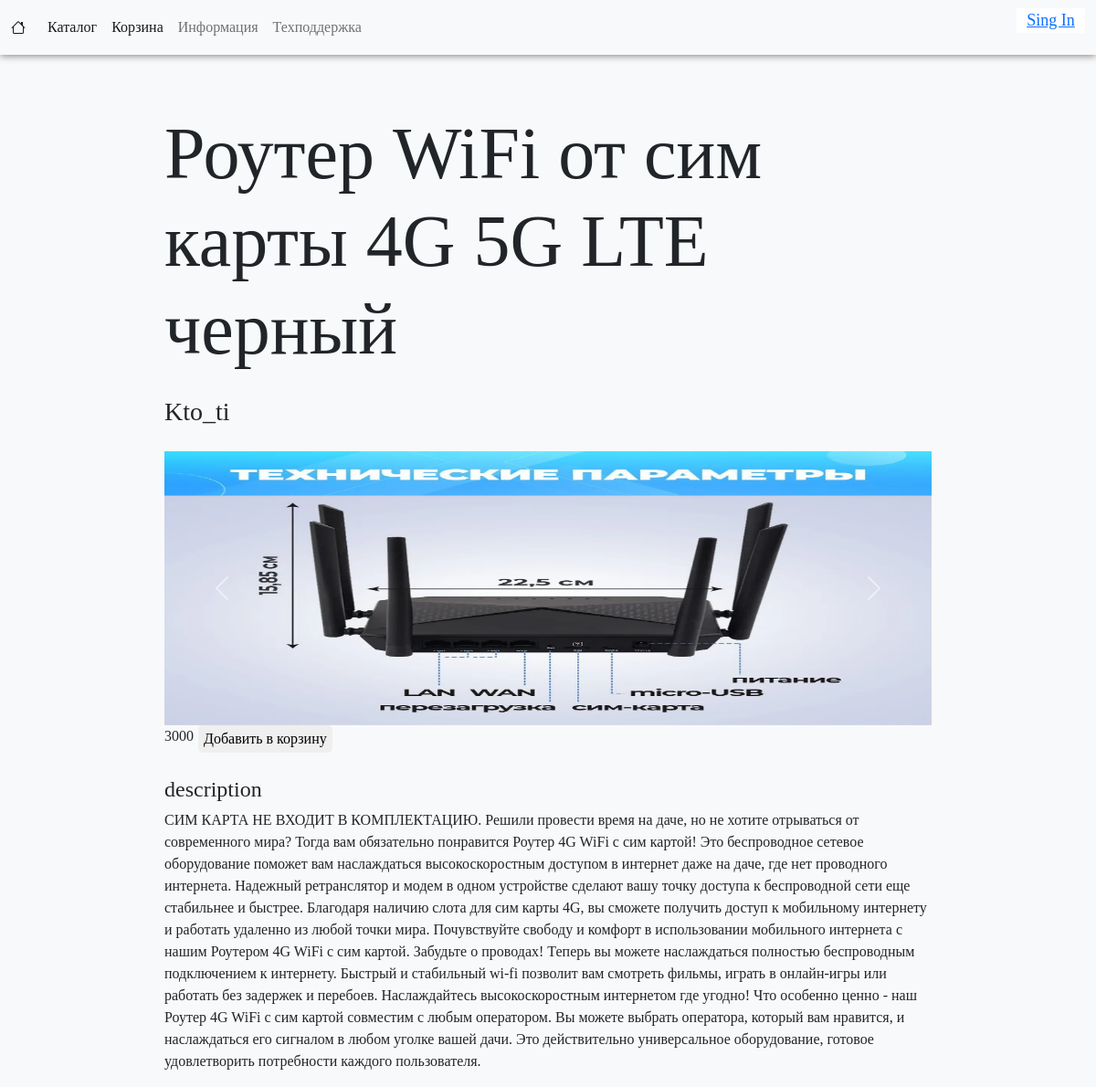
/product/5, run on the app's committed database.
### data/product.py (models this page shows)
class Products(db_session.SqlAlchemyBase):
    __tablename__ = 'products'
    id = sqlalchemy.Column(sqlalchemy.Integer,
                           primary_key=True, autoincrement=True)
    user_id = sqlalchemy.Column(sqlalchemy.Integer, sqlalchemy.ForeignKey("users.id"))
    title = sqlalchemy.Column(sqlalchemy.String, nullable=True)
    prise = sqlalchemy.Column(sqlalchemy.Integer)
    description = sqlalchemy.Column(sqlalchemy.String)
    files = sqlalchemy.Column(sqlalchemy.String,
                              index=True, unique=True, nullable=True)
    users = sqlalchemy.orm.relationship('User')

### data/users.py (models this page shows, shortened)
class User(db_session.SqlAlchemyBase, UserMixin):
    __tablename__ = 'users'
    id = sqlalchemy.Column(sqlalchemy.Integer, primary_key=True, autoincrement=True)
    name = sqlalchemy.Column(sqlalchemy.String, nullable=True)
    email = sqlalchemy.Column(sqlalchemy.String, index=True, unique=True, nullable=True)
    hashed_password = sqlalchemy.Column(sqlalchemy.String, nullable=True)
    product = sqlalchemy.orm.relationship("Products", back_populates='users')
    cart = sqlalchemy.orm.relationship("Cart", back_populates='users')

### Blueprints/BP_product.py (the view, shortened to what this page needs)
@blueprint.route('/product/<id_p>', methods=['GET', 'POST'])
def render_product(id_p):
    db_sess = create_session()
    product = db_sess.query(Products).filter(Products.id == id_p).first()
    if request.method == 'GET':
        if not product:
            return 'такого нету'
        params = {
            "title": product.title,
            'user': db_sess.query(User).filter(User.id == product.user_id).first().name,
            'price': product.prise,
            'description': product.description,
            'files': product.files.split(':')
        }
        return render_template('html_files/product.html', **params)

### data/db_session.py (called while the page is built)
def create_session() -> Session:
    global __factory
    return __factory()

### templates/html_files/product.html (shortened to what this page needs)
{% extends "html_files/base.html" %}
{% block content %}
    <link rel="stylesheet" href="../../static/css_files/css_product.css">
    <main>
            <div class="params">
                <h2>{{title}}</h2>
                <h3>{{user}}</h3>
                <div class="image_cursel">
                <div id="carouselExampleControls" class="carousel slide" data-ride="carousel">
                  <div class="carousel-inner">
                      {% for image in files %}
                          {% if loop.first %}
                                <div class="carousel-item active">
                                  <img src="../../static/img/product's_image/{{ image }}" class="d-block w-100" alt="image">
                                </div>
                          {% else %}
                                <div class="carousel-item">
                                  <img src="../../static/img/product's_image/{{ image }}" class="d-block w-100" alt="image">
                                </div>
                          {% endif %}
                        {% endfor %}
                  </div>
                  <a class="carousel-control-prev" href="#carouselExampleControls" role="button" data-slide="prev">
                    <span class="carousel-control-prev-icon" aria-hidden="true"></span>
                  </a>
                  <a class="carousel-control-next" href="#carouselExampleControls" role="button" data-slide="next">
                    <span class="carousel-control-next-icon" aria-hidden="true"></span>
                  </a>
                </div>
                <form class="buy" method="post">
                    <p>{{ price }}</p>
                    <button type="submit" name="buy">Добавить в корзину</button>
                </form>
                <h4>description</h4>
                <p>{{ description }}</p>
                </div>
            </div>
    </main>
{% endblock %}

### static/css_files/css_main.css (style rules this page uses)
body { background-color: #f8f9fa; font-family: Calibri; }
main { display: flex; width: 80%; margin: 0 auto; padding-top: 10%; justify-content: center; }

### static/css_files/css_product.css (style rules this page uses)
img { width: 500px; height: 300px; }
main { display: flex; justify-content: center; height: 100vh; width: 70%; }
h2 { font-size: 5rem; }
.params { display: flex; flex-direction: column; gap: 18px; }
.buy { display: flex; gap: 5px; }
.buy button { height: 30px; border: 0; border-radius: 5px; }

### data on the page
Products: title "Роутер WiFi от сим карты 4G 5G LTE черный", prise "3000", description "СИМ КАРТА НЕ ВХОДИТ В КОМПЛЕКТАЦИЮ. Решили провести время на даче, но не хотите отрываться от современного мира? Тогда вам обязательно понравится Роутер 4G WiFi с сим картой! Это беспроводное сетевое оборудование поможет вам наслаждаться высокоскоростным доступом в интернет даже на даче, где нет проводного интернета. Надежный ретранслятор и модем в одном устройстве сделают вашу точку доступа к беспроводной сети еще стабильнее и быстрее. Благодаря наличию слота для сим карты 4G, вы сможете получить доступ к мобильному интернету и работать удаленно из любой точки мира. Почувствуйте свободу и комфорт в использовании мобильного интернета с нашим Роутером 4G WiFi с сим картой. Забудьте о…"
User: name "Kto_ti"
